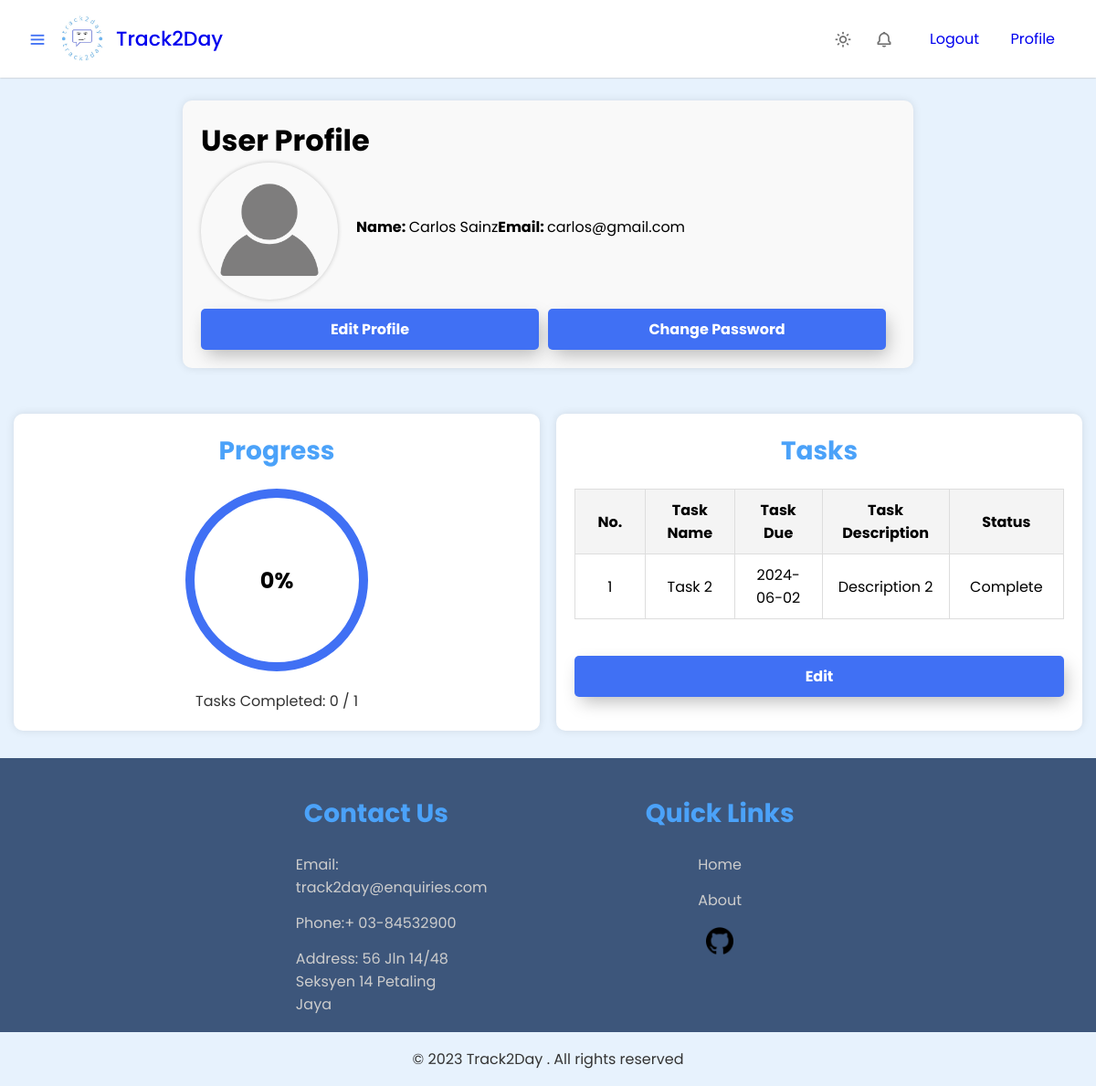
The page /userprofile.php (signed in) on the database its author committed.
### tables this page shows
CREATE TABLE `user` (
  `user_email` varchar(45) NOT NULL,
  `user_fname` varchar(45) NOT NULL,
  `user_lname` varchar(45) NOT NULL,
  `user_password` varchar(45) NOT NULL,
  `adm_email` varchar(45) NOT NULL,
  PRIMARY KEY (`user_email`),
  KEY `fk_admin_email` (`adm_email`),
  CONSTRAINT `fk_admin_email` FOREIGN KEY (`adm_email`) REFERENCES `admin` (`adm_email`)
);

CREATE TABLE `task` (
  `task_id` varchar(11) NOT NULL,
  `task_name` varchar(45) NOT NULL,
  `task_desc` varchar(45) NOT NULL,
  `task_duration` date DEFAULT NULL,
  `task_status` varchar(45) NOT NULL,
  `user_email` varchar(45) NOT NULL,
  PRIMARY KEY (`task_id`),
  KEY `fk_user_email_task` (`user_email`),
  CONSTRAINT `fk_user_email_task` FOREIGN KEY (`user_email`) REFERENCES `user` (`user_email`)
);

### userprofile.php (the view, shortened to what this page needs)
<?php
include('dbconn.php');
$user_email = $_SESSION['email'];
$sql = "SELECT * FROM user WHERE user_email = '$user_email'";
$result = mysqli_query($dbconn, $sql);
if ($result && mysqli_num_rows($result) > 0) {
    $row = mysqli_fetch_assoc($result);
    $user_fname = $row['user_fname'];
    $user_lname = $row['user_lname'];
} else {
    echo "Error: User data not found.";
    exit();
}
$sql_completed_tasks = "SELECT COUNT(*) AS completed_tasks FROM task WHERE user_email = '$user_email' AND task_status = 'completed'";
$result_completed_tasks = mysqli_query($dbconn, $sql_completed_tasks);
if ($result_completed_tasks && mysqli_num_rows($result_completed_tasks) > 0) {
    $row_completed_tasks = mysqli_fetch_assoc($result_completed_tasks);
    $completed_tasks = $row_completed_tasks['completed_tasks'];
} else {
    $completed_tasks = 0;
}
$sql_total_tasks = "SELECT COUNT(*) AS total_tasks FROM task WHERE user_email = '$user_email'";
$result_total_tasks = mysqli_query($dbconn, $sql_total_tasks);
if ($result_total_tasks && mysqli_num_rows($result_total_tasks) > 0) {
    $row_total_tasks = mysqli_fetch_assoc($result_total_tasks);
    $total_tasks = $row_total_tasks['total_tasks'];
} else {
    $total_tasks = 0;
}
$progress_percentage = ($total_tasks > 0) ? ($completed_tasks / $total_tasks) * 100 : 0;
$sql_tasks = "SELECT * FROM task WHERE user_email = '$user_email'";
$result_tasks = mysqli_query($dbconn, $sql_tasks);
?>
<!DOCTYPE html>
<html lang="en">
<head>
    <link href="https://unpkg.com/boxicons@2.1.4/css/boxicons.min.css" rel="stylesheet" />
    <link rel="stylesheet" href="style.css" />
</head>
<body>
    <nav class="navbar">
        <div class="logo_item">
            <i class="bx bx-menu" id="sidebarOpen"></i>
            <img src="track2daylogo.jpg" alt="Track2Day Logo">
            <a href="menu2.php">Track2Day</a>
        </div>
        <div class="navbar_content">
            <i class='bx bx-sun' id="darkLight"></i>
            <i class='bx bx-bell'></i>
            <ul>
                <li><a href="logout.php">Logout</a></li>
                <li><a href="userprofile.php">Profile</a></li>
            </ul>
        </div>
    </nav>
    <main>
        <div class="profile-container">
            <h1>User Profile</h1>
            <div class="profile-details">
                <div class="profile-pic">
                    <img src="nopfp.png" alt="Profile Picture">
                </div>
                <div class="profile-details">
                    <p><strong>Name: </strong><?php echo htmlspecialchars($user_fname) . ' ' . htmlspecialchars($user_lname); ?></p>
                    <p><strong>Email: </strong><?php echo htmlspecialchars($user_email); ?></p>
                </div>
            </div>
            <div class="profile-actions">
                <button onclick="location.href='editprofile.html'">Edit Profile</button>
                <button onclick="location.href='changepassword.html'">Change Password</button>
            </div>
        </div>
        <div class="progress-task-container">
            <div class="progress-box">
                <h3>Progress</h3>
                <div class="progress-circle">
                    <span id="progress-percentage"><?php echo round($progress_percentage); ?>%</span>
                </div>
                <p>Tasks Completed: <?php echo $completed_tasks; ?> / <?php echo $total_tasks; ?></p>
            </div>
            <div class="tasks-box">
                <h3>Tasks</h3>
                <table class="task-table">
                    <thead>
                        <tr>
                            <th>No.</th>
                            <th>Task Name</th>
                            <th>Task Due</th>
                            <th>Task Description</th>
                            <th>Status</th>
                        </tr>
                    </thead>
                    <tbody>
                    <?php
                        if ($result_tasks && mysqli_num_rows($result_tasks) > 0) {
                            $task_number = 1;
                            while ($row_task = mysqli_fetch_assoc($result_tasks)) {
                                echo "<tr>";
                                echo "<td>" . $task_number . "</td>";
                                echo "<td>" . htmlspecialchars($row_task['task_name']) . "</td>";
                                echo "<td>" . htmlspecialchars($row_task['task_duration']) . "</td>";
                                echo "<td>" . htmlspecialchars($row_task['task_desc']) . "</td>";
                                echo "<td>" . htmlspecialchars($row_task['task_status']) . "</td>";
                                echo "</tr>";
                                $task_number++;
                            }
                        } else {
                            echo "<tr><td colspan='5'>No tasks found.</td></tr>";
                        }
                        ?>
                    </tbody>
                </table>
                <button onclick="location.href='tasks.php'">Edit</button>
            </div>
        </div>
    </main>
</body>
<footer>
    <div class="footer-container">
        <div class="footer-content">
            <h3>Contact Us</h3>
            <p>Email: track2day@enquiries.com</p>
            <p>Phone:+ 03-84532900</p>
            <p>Address: 56 Jln 14/48 Seksyen 14 Petaling Jaya</p>
        </div>
        <div class="footer-content">
            <h3>Quick Links</h3>
             <ul class="list">
                <li><a href="menu2.php">Home</a></li>
                <li><a href="aboutus2.php">About</a></li>
                <a href="https://github.com/ahmadfarismk/track2day.git" class="github-link">
                    <img src="github.png" alt="GitHub" class="github-img" >
                </a>
             </ul>
        </div>
    </div>
    <div class="bottom-bar">
        <p>&copy; 2023 Track2Day . All rights reserved</p>
    </div>
</footer>
</html>

### rows shown on the page
user: user_fname "Carlos", user_lname "Sainz"
task: task_name "Task 2", task_duration "2024-06-02", task_desc "Description 2", task_status "Complete"

### other values the page prints
$user_email "carlos@gmail.com"
$progress_percentage "0"
$completed_tasks "0"
$total_tasks "1"
